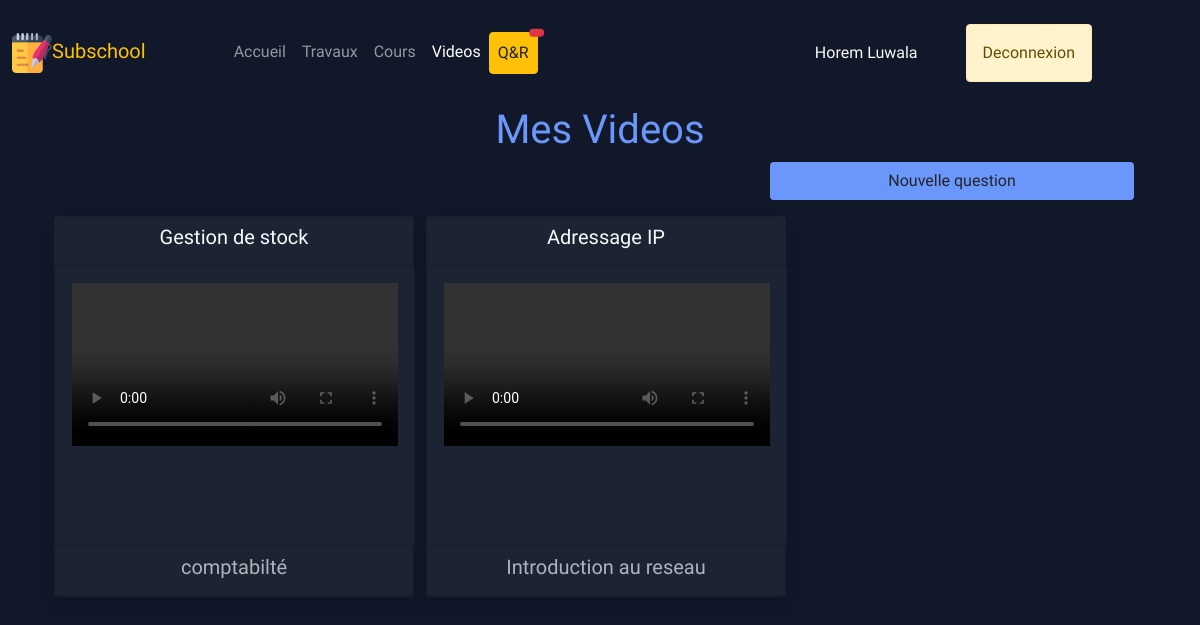
Screenshot of /teacher-video/ (signed in) with the database file from the repository.
### school/models.py (models this page shows, shortened)
class Teacher(models.Model):
    user = models.OneToOneField(User, on_delete=models.CASCADE, null=True)
    name = models.CharField(max_length=255)
    def __str__(self):
        return self.name

class Video(models.Model):
    course = models.ForeignKey(Course, on_delete=models.CASCADE)
    title = models.CharField(max_length=255)
    video = models.FileField(upload_to="video_course")

class Course(models.Model):
    image = models.FileField(upload_to="course_img", null=True)
    name = models.CharField(max_length=255)
    promotion = models.ManyToManyField(Promotion, related_name="courses")
    teacher = models.ForeignKey(Teacher, on_delete=models.CASCADE, null=True)
    credit = models.IntegerField(default=1)
    description = models.TextField(null=True)
    note = models.ManyToManyField(Note, related_name="note")
    hours = models.IntegerField()

### school/decorators.py (the view)
        def wrapper_func(request, *args, **kwargs):
            group = None
            if request.user.groups.exists():
                group = request.user.groups.all()[0].name
            if group in allowed_roles:
                return view_func(request, *args, **kwargs)
            else:
                return HttpResponse("Permission non accordée !")
            return wrapper_func(request, *args, **kwargs)

### school/views.py (called while the page is built)
@login_required(login_url='login')
@allowed_users(allowed_roles=['teacher'])
def teacher_video(request):
    videos = Video.objects.filter(course__teacher=request.user.teacher)
    courses = Course.objects.filter(teacher=request.user.teacher)
    if request.method == "POST":
        course = Course.objects.get(name=request.POST.get('course'))
        title = request.POST.get('title')
        video = request.FILES.get('video')
        Video.objects.create(course=course, title=title, video=video)
        messages.success(request, "video ajoutée avec succes !")
    return render(request, 'school/video_teacher.html', context={'courses': courses, 'videos': videos, 'activevideo': 'active'})

### templates/school/video_teacher.html (shortened to what this page needs)
{% extends 'school/base_teacher.html' %}
{% load static %}
{% block content %}
    <h1 class="text-center" style="color: #6B97FA">Mes Videos</h1>
    <div class="row col-md-12">
        <div class="row text-end">
            <a class="btn btn-outline col-md-4" data-bs-toggle="modal" style="background-color: #6B97FA;margin-left: auto" href="#exampleModalToggle" role="button">Nouvelle question</a>
        </div>
        {% for video in videos %}
            <div class="col-lg-4 mt-3" style="margin-bottom: 20px;">
              <div class="card shadow text-light" style="background-color: #1C2333;width: 45vh">
                <div class="card-header" style="background-color: #1C2333">
                    <h5 class="card-title text-center" style="">{{ video.title }}</h5>
                </div>
                <div class="card card-body" style="width: 45vh;object-fit: initial;height: 35vh;margin: auto;background-color:#1C2333">
                    <video class="embed-responsive embed-responsive-16by9" controls="controls">
                        <source src="{{ video.video.url }}" type="video/mp4" />
                    </video>
                </div>
                <div class="card card-footer text-center" style="background-color: #1C2333;color: #B0B3B9">
                    <h5 class="card-comment">{{ video.course.name }}</h5>
                </div>
              </div>
            </div>
        {% endfor %}
    </div>
{% endblock %}

### templates/school/navbar_teacher.html (shortened to what this page needs)
{% load static %}
<nav class="navbar navbar-expand-lg navbar-dark">
    <div class="container-fluid">
    <a class="navbar-brand brand-site text-warning mx-auto" style="" href="{% url 'home-teacher' %}"><img src="{% static 'img/notes.png' %}" class="rounded" style="height: 5vh;width: 5vh">Subschool</a>
    <div class="collapse navbar-collapse" style="margin-left: 10vh" id="navbarNavAltMarkup">
      <ul class="navbar-nav mr-auto">
          <li class="nav-item">
            <a class="nav-link {{ activehome }}" aria-current="page" href="{% url 'home-teacher' %}">Accueil</a>
          </li>
          <li class="nav-item">
                        <a class="nav-link {{ activedut }}" href="{% url 'homework' %}">Travaux</a>
          </li>
          <li class="nav-item">
            <a class="nav-link {{ activecourse }}" href="{% url 'courses-teach' %}"
              >Cours</a>
          </li>
           <li class="nav-item">
            <a class="nav-link {{ activevideo }}" href="{% url 'teacher-video' %}"
              >Videos</a>
          </li>
          <li class="nav-item">
              <a type="button" class="nav-link btn btn-warning text-dark position-relative" id="qr-not" href="{% url 'questions' %}">
                Q&R
                  <span class="position-absolute top-0 start-100 translate-middle badge rounded-pill bg-danger">
                  </span>
                </a>
          </li>
      </ul>
    </div>
    <div class="d-flex align-items-center mx-5 mt-3" id="auth-div" style="display: flex;flex-direction: row">
        <p class="text-light username" style="">{{ request.user.teacher  }}</p>
        {% if request.user.is_authenticated %}
                <a href="{% url 'logout' %}" id="auth-btn" style="" class="btn btn-warning mx-5 alert alert-warning">Deconnexion</a>
              {% endif %}
    </div>
    </div>
</nav>

### rows the page displays
Video: title "Gestion de stock", course.name "comptabilté"
Video: title "Adressage IP", course.name "Introduction au reseau"

### other values shown
{{ request.user.teacher }} "Horem Luwala"
